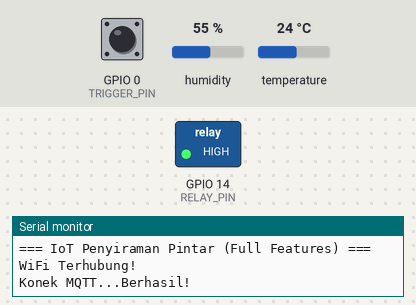
The sketch below on a simulated ESP32. Parts: switched loads named in the sketch (green lamp = pin HIGH), the last lines printed to the serial monitor. Inputs (shaded band) come from the test bench; at power-on: temperature 24 °C, GPIO 0 (TRIGGER_PIN) HIGH, humidity 55 %. WiFi joins after 1.5 s; servers stay silent unless stated; uploads are accepted with an empty reply; the local clock reads 2024-03-15 10:24:30 at power-on unless the sketch sets it; random numbers use the default seed unless the sketch sets one; no MQTT or app messages arrive unless stated. At 19.0 s the program restarts the board; the recording ends there.

Above: at 2.7 s.
2.8 s: temperature set to 29.5 °C
7.2 s: temperature set to 30.5 °C
At 10.7 s:
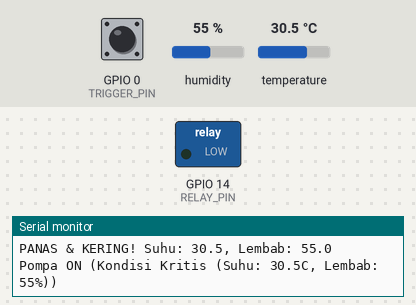
19.0 s: GPIO 0 (TRIGGER_PIN) pulled LOW for 0.15 s
Timing chart, 0 to 19.0 s (numbered marks = the images above; inputs shaded):
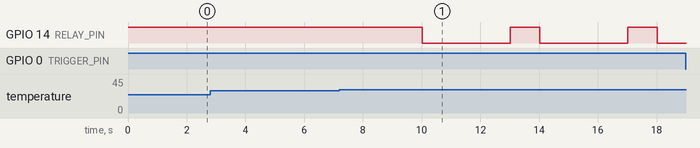

Measured:
- the behaviour switches between 30 and 30.1 °C on temperature (found by bisection; images 0 and 1)
- after the input at 2.8 s, every drawn part: stays the same
- after the input at 7.2 s, GPIO 14 (RELAY_PIN): alternates HIGH for 1.0 s and LOW for 3.0 s, starting after 2.8 s

The sketch:

code.ino
```cpp
#include "DHT.h"
#include <WiFi.h>
#include <time.h>
#include <PubSubClient.h>
#include <WiFiManager.h>
#include <HTTPClient.h>

#define DHTPIN 26
#define DHTTYPE DHT22
#define RELAY_PIN 14
#define TRIGGER_PIN 0

DHT dht(DHTPIN, DHTTYPE);

// === KONFIGURASI LARAVEL (API) ===
String serverName = "https://unjoyfully-decrepit-dian.ngrok-free.dev/api/simpan-notif";

// === MQTT ===
const char* mqtt_server = "broker.emqx.io";
const int   mqtt_port = 1883;

// Topik Publish
const char* topic_suhu   = "proyek_iot_kel3/monitoring/suhu";
const char* topic_lembab = "proyek_iot_kel3/monitoring/lembab";
const char* topic_pompa  = "proyek_iot_kel3/output_pompa";

// Topik Subscribe
const char* sub_batas_suhu      = "proyek_iot_kel3/kontrol/batas_suhu";
const char* sub_batas_lembab    = "proyek_iot_kel3/kontrol/batas_lembab";
const char* sub_jadwal_mingguan = "proyek_iot_kel3/kontrol/jadwal_mingguan";

WiFiClient espClient;
PubSubClient client(espClient);

// === KONFIGURASI SENSOR ===
float SUHU_THRESHOLD = 30.0;
float LEMBAB_THRESHOLD = 60.0;
const int DURASI_SUHU_DETIK = 3;

// === JADWAL DINAMIS ===
bool JADWAL_HARI[7] = { false, false, false, false, false, false, false };
int  JADWAL_JAM = -1;
int  JADWAL_MENIT = -1;
const int DURASI_JADWAL_DETIK = 5;

// === VARIABEL KONTROL ===
bool pompaSedangMenyala = false;
unsigned long waktuPompaAkanMati = 0;
int menitTerakhirDisiram = -1;

// Variabel untuk mengingat alasan nyala
String pemicuTerakhir = "";

// === NTP ===
const long  gmtOffset_sec = 7 * 3600;
const int   daylightOffset_sec = 0;
const char* ntpServer = "pool.ntp.org";

// Prototype
void callback(char* topic, byte* payload, unsigned int length);
void reconnectMQTT();
void kontrolPompa(bool nyala, int durasi, String pemicu);
void laporKeLaravel(String pesan);

// ================= SETUP =================
void setup() {
  Serial.begin(115200);
  dht.begin();
  pinMode(RELAY_PIN, OUTPUT);
  pinMode(TRIGGER_PIN, INPUT_PULLUP);

  digitalWrite(RELAY_PIN, HIGH);

  Serial.println("\n=== IoT Penyiraman Pintar (Full Features) ===");

  // WiFiManager
  WiFiManager wifiManager;
  wifiManager.setConfigPortalTimeout(180);
  if (!wifiManager.autoConnect("IoT-Penyiraman-Config")) {
    Serial.println("Gagal konek WiFi, restart...");
    delay(3000);
    ESP.restart();
  }
  Serial.println("WiFi Terhubung!");

  // Setup MQTT
  client.setServer(mqtt_server, mqtt_port);
  client.setCallback(callback);

  // Setup Waktu
  configTime(gmtOffset_sec, daylightOffset_sec, ntpServer);
}

// ================= LOOP =================
void loop() {
  // 1. Cek Reset Button (WiFi)
  if (digitalRead(TRIGGER_PIN) == LOW) {
    Serial.println("Reset WiFi...");
    WiFiManager wm;
    wm.resetSettings();
    ESP.restart();
  }

  // 2. Cek MQTT
  if (!client.connected()) {
    reconnectMQTT();
  }
  client.loop();

  // 3. Cek Timer Pompa Mati Otomatis
  if (pompaSedangMenyala && millis() >= waktuPompaAkanMati) {
    // Parameter ke-3 kosong karena kita pakai ingatan 'pemicuTerakhir'
    kontrolPompa(false, 0, "timer_selesai");
  }

  // 4. LOGIKA JADWAL MINGGUAN
  struct tm timeinfo;
  if (getLocalTime(&timeinfo) && !pompaSedangMenyala) {
     if (timeinfo.tm_hour == JADWAL_JAM && timeinfo.tm_min == JADWAL_MENIT) {
        if (JADWAL_HARI[timeinfo.tm_wday] == true) {
           if (menitTerakhirDisiram != timeinfo.tm_min) {
              menitTerakhirDisiram = timeinfo.tm_min;
              Serial.println(">>> ALARM: Waktunya Menyiram Sesuai Jadwal!");

              // Nyalakan dengan alasan "Jadwal Otomatis"
              kontrolPompa(true, DURASI_JADWAL_DETIK, "Jadwal Otomatis");
           }
        }
     }
  }

  // 5. Logika Sensor & Kirim Data (Tiap 2 detik)
  static unsigned long lastMsg = 0;
  if (millis() - lastMsg > 2000) {
    lastMsg = millis();
    float t = dht.readTemperature();
    float h = dht.readHumidity();

    if (!isnan(t) && !isnan(h)) {
      char tempStr[8]; dtostrf(t, 1, 2, tempStr);
      client.publish(topic_suhu, tempStr);

      char humStr[8]; dtostrf(h, 1, 2, humStr);
      client.publish(topic_lembab, humStr);

      // Cek Kondisi: PANAS DAN KERING
      if (t > SUHU_THRESHOLD && h < LEMBAB_THRESHOLD) {
        if (!pompaSedangMenyala) {
          Serial.printf("PANAS & KERING! Suhu: %.1f, Lembab: %.1f\n", t, h);

          // Buat Pesan Detail
          String detailPemicu = "Kondisi Kritis (Suhu: " + String(t, 1) + "C, Lembab: " + String(h, 0) + "%)";

          // Nyalakan dengan alasan detail
          kontrolPompa(true, DURASI_SUHU_DETIK, detailPemicu);
        }
      }
    }
  }
}

// ================= CALLBACK MQTT =================
void callback(char* topic, byte* payload, unsigned int length) {
  String message = "";
  for (int i = 0; i < length; i++) message += (char)payload[i];

  Serial.print("Pesan masuk ["); Serial.print(topic); Serial.print("]: "); Serial.println(message);

  if (String(topic) == sub_batas_suhu) {
    SUHU_THRESHOLD = message.toFloat();
  }

  if (String(topic) == sub_batas_lembab) {
    LEMBAB_THRESHOLD = message.toFloat();
  }

  if (String(topic) == sub_jadwal_mingguan) {
    int splitIndex = message.indexOf('#');
    if (splitIndex == -1) return;

    String partHari = message.substring(0, splitIndex);
    String partJam  = message.substring(splitIndex + 1);

    int dayIndex = 0;
    for (int i = 0; i < partHari.length(); i++) {
      if (partHari[i] == ',') continue;
      if (dayIndex < 7) {
        JADWAL_HARI[dayIndex] = (partHari[i] == '1');
        dayIndex++;
      }
    }
    int titikDua = partJam.indexOf(':');
    if (titikDua != -1) {
      JADWAL_JAM   = partJam.substring(0, titikDua).toInt();
      JADWAL_MENIT = partJam.substring(titikDua + 1).toInt();
    }
    Serial.println(">>> Jadwal Baru Tersimpan!");
  }
}

// ================= KONTROL POMPA & LAPOR =================
void kontrolPompa(bool nyala, int durasi, String pemicu) {
  if (nyala) {
    pompaSedangMenyala = true;

    //Simpan alasan kenapa nyala ke variabel global
    pemicuTerakhir = pemicu;

    waktuPompaAkanMati = millis() + (durasi * 1000UL);
    digitalWrite(RELAY_PIN, LOW); // ON
    client.publish(topic_pompa, "ON");
    Serial.println("Pompa ON (" + pemicu + ")");
  } else {
    pompaSedangMenyala = false;
    digitalWrite(RELAY_PIN, HIGH); // OFF
    client.publish(topic_pompa, "OFF");
    Serial.println("Pompa OFF");

    // Saat mati, laporkan 'pemicuTerakhir' (bukan timer_selesai)
    String pesanLaporan = "Penyiraman selesai! Pemicu: " + pemicuTerakhir;
    laporKeLaravel(pesanLaporan);
  }
}

// ================= HTTP REQUEST KE LARAVEL =================
void laporKeLaravel(String pesan) {
  if(WiFi.status() == WL_CONNECTED){
    HTTPClient http;

    // Mulai koneksi ke URL Ngrok
    http.begin(serverName);
    http.addHeader("Content-Type", "application/x-www-form-urlencoded");

    // Kirim Data POST (message=....)
    String httpRequestData = "message=" + pesan;

    Serial.print("Melapor ke Laravel: ");
    int httpResponseCode = http.POST(httpRequestData);

    if (httpResponseCode > 0) {
      Serial.print("SUKSES! Code: ");
      Serial.println(httpResponseCode);
    } else {
      Serial.print("GAGAL. Error: ");
      Serial.println(httpResponseCode);
    }
    http.end();
  } else {
    Serial.println("WiFi Putus, tidak bisa lapor.");
  }
}

void reconnectMQTT() {
  while (!client.connected()) {
    Serial.print("Konek MQTT...");
    String clientId = "ESP32Client-" + String(random(0xffff), HEX);
    if (client.connect(clientId.c_str())) {
      Serial.println("Berhasil!");
      client.subscribe(sub_batas_suhu);
      client.subscribe(sub_batas_lembab);
      client.subscribe(sub_jadwal_mingguan);
    } else {
      Serial.print("Gagal rc=");
      Serial.print(client.state());
      delay(5000);
    }
  }
}
```
